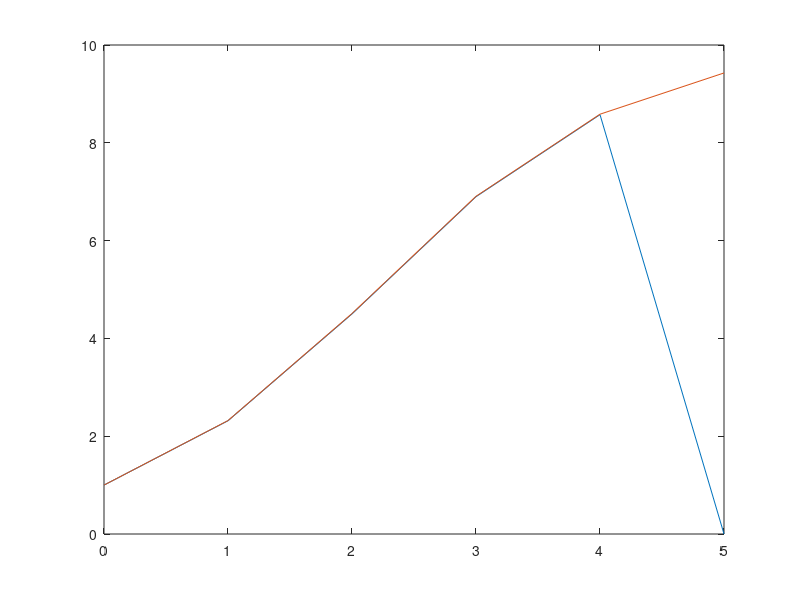

Source code (MATLAB):
clear;
clc;

tend = 5;
dt = 1;

%yhat = ExplicitEuler(fy,y0,dt,tend)
%ExplicitEuler Implement Explicit Euler method
%   Detailed explanation goes here
ts = 0:dt:tend;
yo = 1;
yhat = zeros(1,length(ts));
yhat(1) = yo;
% for i=2:tend
%     ydot = (1 - yhat(i-1)/10)*yhat(i-1);
%     yhat(i) = yhat(i-1)+ dt*ydot;
% end
% plot(ts,yhat);
% hold on;





% %%%heun solution
% for i=2:tend
%     ydot = (1 - yhat(i-1)./10)*yhat(i-1);
%     yhat(i) = yhat(i-1)+ dt*ydot;
%     ynextdot = (1 - yhat(i)./10)*yhat(i);
%     yhat(i) = yhat(i-1)+ dt*(ydot+ynextdot)/2;
% end
% plot(ts,yhat);
% hold on;


%runge kutta solution
for i=2:tend
    y1dot = (1 - yhat(i-1)./10)*yhat(i-1);
    yhat(i) = yhat(i-1)+ dt/2*y1dot;
    y2dot = (1 - yhat(i)./10)*yhat(i);
    yhat(i) = yhat(i-1)+ dt/2*y2dot;
    y3dot = (1 - yhat(i)./10)*yhat(i);
    yhat(i) = yhat(i-1)+ dt*y3dot;
    y4dot = (1 - yhat(i)./10)*yhat(i);
    yhat(i) = yhat(i-1)+ dt*(y1dot+2*y2dot+2*y3dot+y4dot)/6;
end
plot(ts,yhat);
hold on;



%%exact solution
pExact = 10./(1+9.*exp(-ts));
plot(ts,pExact);
hold on;